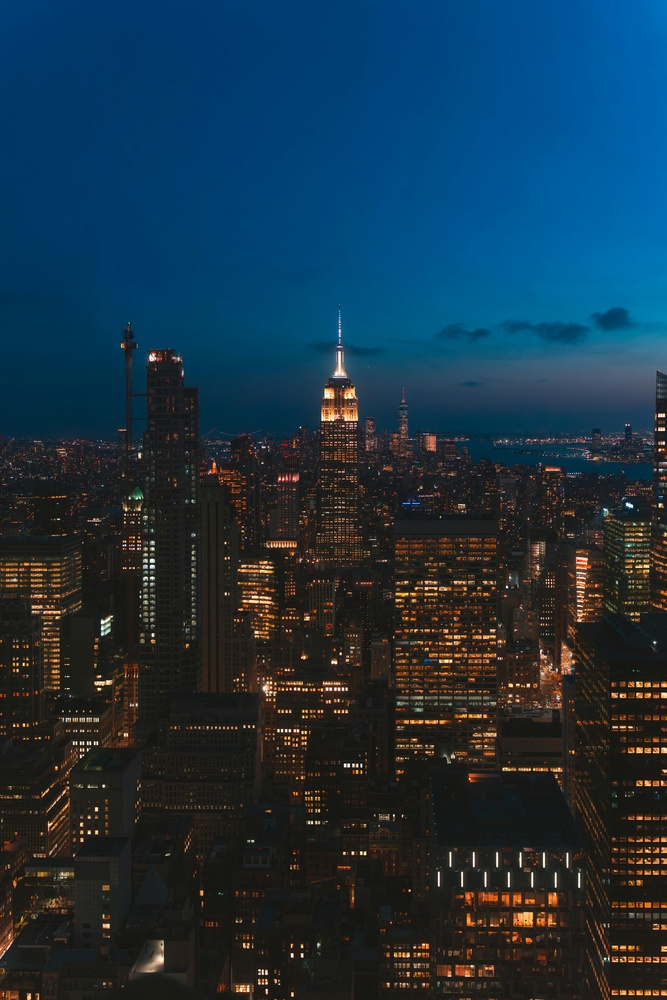
#> input picture Images/pic1.jpg, 667 x 1000 px, shrunk from 4672 x 7008 before the run, given in place of the camera
$ python color.py
#> lines starting #> are read from the running program, lines starting #| are printed output that depends on the picture; after the words box and inside, x2 and y2 are one past the last pixel; in counts of white or black regions, pixels touching at a corner belong together
import cv2
import numpy as np

# Start webcam
cap = cv2.VideoCapture(0)

# Convert BGR to HSV (for one pixel)
def bgr2hsv_pixel(b, g, r):
    color = np.uint8([[[b, g, r]]])
    hsv_color = cv2.cvtColor(color, cv2.COLOR_BGR2HSV)
    return hsv_color[0][0]

while True:
    ret, frame = cap.read()
#> frame is the input picture: shape (1000, 667, 3); mean B, G, R 68.1, 51.6, 26.8
    if not ret:
        break

    # Convert frame to HSV using OpenCV
    hsv = cv2.cvtColor(frame, cv2.COLOR_BGR2HSV)
#> hsv: shape (1000, 667, 3); mean H, S, V 66.1, 147.9, 76.7

    # Set range for blue color in HSV
    lower_blue = np.array([100, 150, 0])
    upper_blue = np.array([140, 255, 255])

    # Create mask for blue color
    mask = cv2.inRange(hsv, lower_blue, upper_blue)
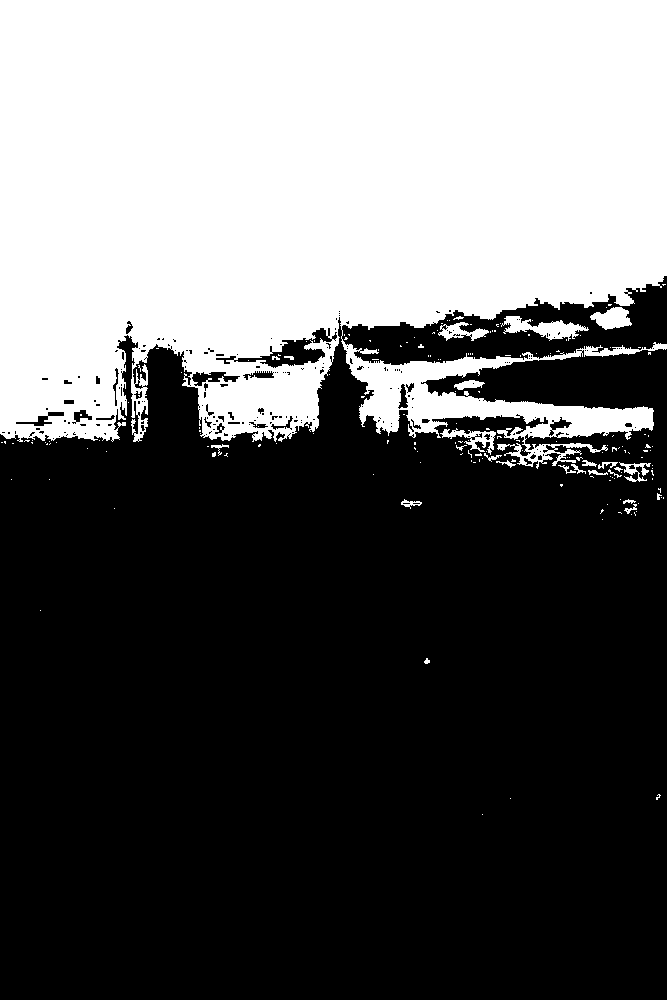
#> mask: shape (1000, 667); 38.5% white; 180 white regions (154 under 20 px)

    # Find contours
    contours, _ = cv2.findContours(mask, cv2.RETR_TREE, cv2.CHAIN_APPROX_SIMPLE)
#> contours = 456 contours, 390 with area under 20; largest, box (x1, y1, x2, y2) and area: (0, 0, 667, 469) 253934, (233, 327, 333, 369) 1468, (501, 316, 589, 341) 862, (590, 307, 632, 330) 558, (440, 428, 496, 455) 438

    for cnt in contours:
        area = cv2.contourArea(cnt)
        if area > 500:
            x, y, w, h = cv2.boundingRect(cnt)
            cv2.rectangle(frame, (x, y), (x + w, y + h), (255, 0, 0), 2)
            b, g, r = frame[y, x]
            h, s, v = bgr2hsv_pixel(b, g, r)
            print(f"HSV at ({x},{y}): H={h}, S={s}, V={v}")
#> this loop made 456 passes
#> (area, x, y, w) on passes 188, 198, 202, 439: (861.5, 501, 316, 88), (557.5, 590, 307, 42), (253934.5, 0, 0, 667), (1467.5, 233, 327, 100)
#> area on passes 13, 19, 38, 43, 44, 45: 27, 73.5, 31, 20.5, 25, 188
#| HSV at (501,316): H=120, S=255, V=255
#| HSV at (590,307): H=120, S=255, V=255
#| HSV at (0,0): H=120, S=255, V=255
#| HSV at (233,327): H=120, S=255, V=255
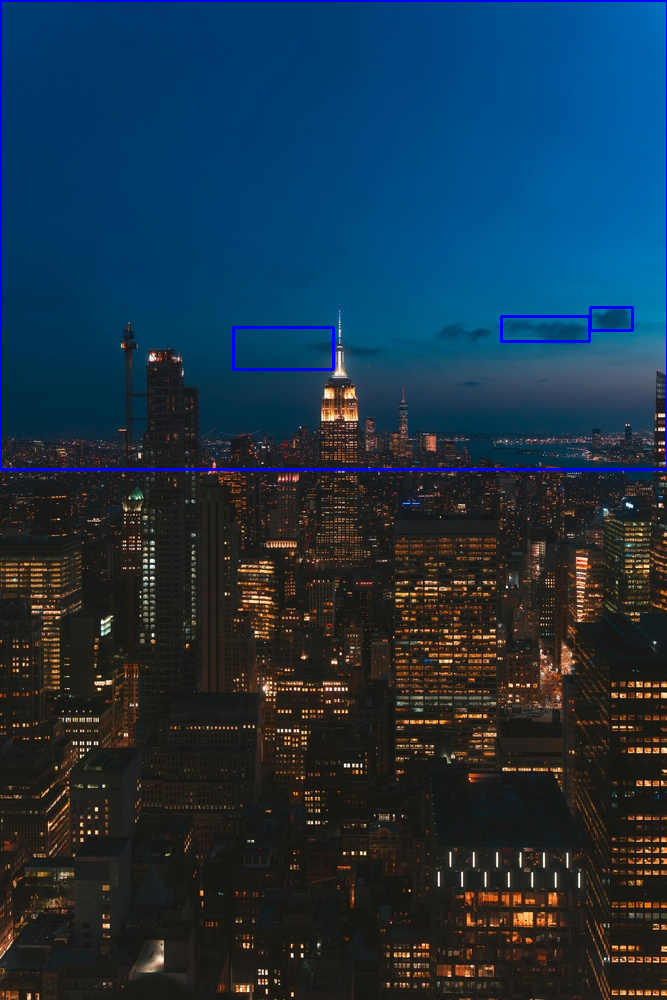
#> frame: shape (1000, 667, 3); 0.99% of pixels changed, all inside (x1, y1, x2, y2) = (0, 0, 667, 471)

    # Show result
    cv2.imshow("Color Tracking: Blue", frame)
    cv2.imshow("Mask", mask)

    # Exit when 'q' is pressed
    if cv2.waitKey(1) & 0xFF == ord('q'):
#> (key q is pressed here)
        break

# Cleanup
cap.release()
cv2.destroyAllWindows()
